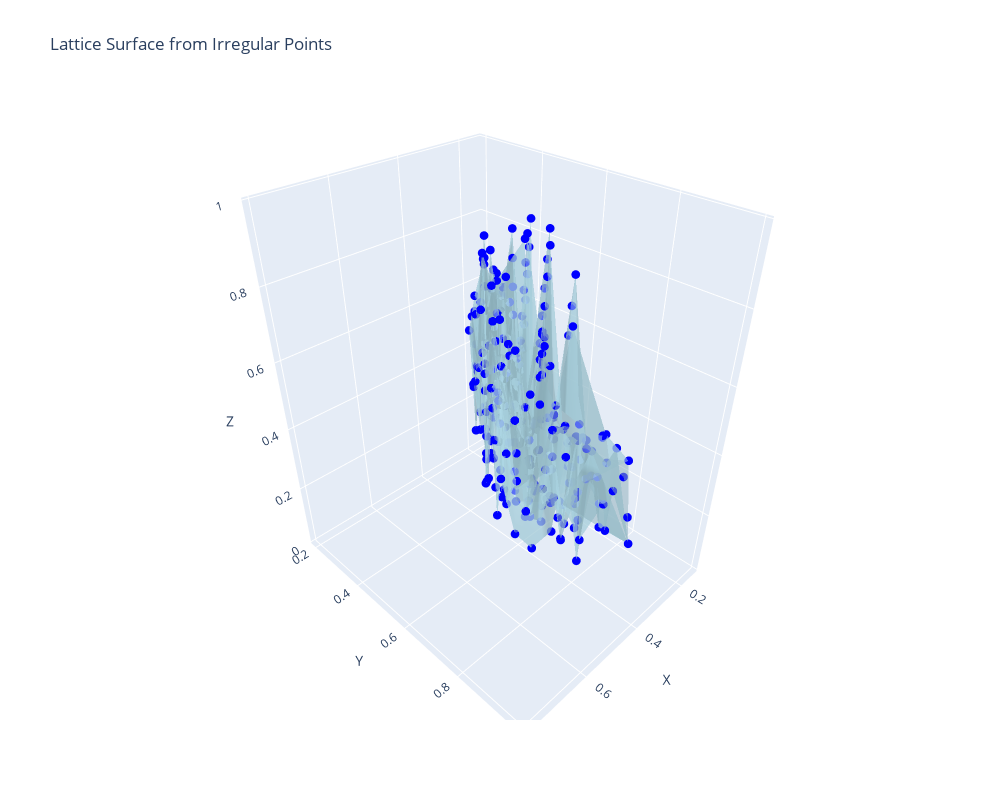

The code cell stored with this chart in its notebook:
### Code cell
import json
import plotly.graph_objects as go
from scipy.spatial import Delaunay
import numpy as np

# Load JSON data from file
with open('boundary0.json', 'r') as f:
    data = json.load(f)

boundary_points = np.array(data['boundary_points'])
x, y, z = boundary_points[:, 0], boundary_points[:, 1], boundary_points[:, 2]

# Triangulate the x-y plane
xy_points = np.column_stack((x, y))
tri = Delaunay(xy_points)

# tri.simplices contains indices into the original point list
fig = go.Figure(data=[
    go.Mesh3d(
        x=x,
        y=y,
        z=z,
        i=tri.simplices[:, 0],
        j=tri.simplices[:, 1],
        k=tri.simplices[:, 2],
        color='lightblue',
        opacity=0.5,
        name='Surface'
    ),
    go.Scatter3d(
        x=x,
        y=y,
        z=z,
        mode='markers',
        marker=dict(size=3, color='blue'),
        name='Boundary Points'
    )
])

fig.update_layout(
    scene=dict(
        xaxis_title='X',
        yaxis_title='Y',
        zaxis_title='Z'
    ),
    title='Lattice Surface from Irregular Points',
    width=1000,
    height=800
)

fig.show()

### Figure 1 — Plotly figure (JSON) as saved in the notebook; plotly's stock layout.template omitted (floating-point values rounded to 4 significant figures; data arrays with more than 128 entries replaced by an {"elided": "..."} marker saying what was removed)
{"data": [{"color": "lightblue", "i": {"elided": "571 int values"}, "j": {"elided": "571 int values"}, "k": {"elided": "571 int values"}, "name": "Surface", "opacity": 0.5, "type": "mesh3d", "x": {"elided": "302 float values"}, "y": {"elided": "302 float values"}, "z": {"elided": "302 float values"}}, {"marker": {"color": "blue", "size": 3}, "mode": "markers", "name": "Boundary Points", "type": "scatter3d", "x": {"elided": "302 float values"}, "y": {"elided": "302 float values"}, "z": {"elided": "302 float values"}}], "layout": {"height": 800, "scene": {"xaxis": {"title": {"text": "X"}}, "yaxis": {"title": {"text": "Y"}}, "zaxis": {"title": {"text": "Z"}}}, "title": {"text": "Lattice Surface from Irregular Points"}, "width": 1000}}
